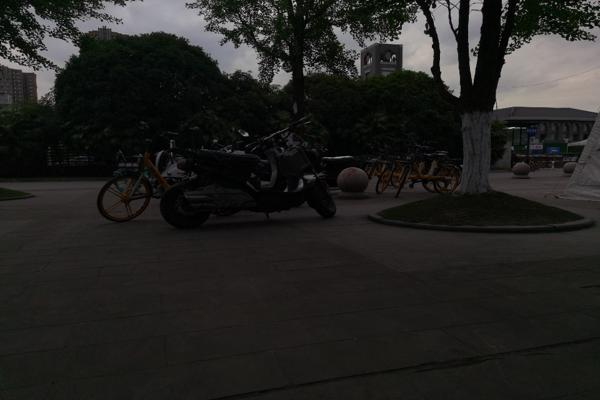
%> input picture 2065.jpg, 600 x 400 px
$ octave test_proposed.m   (GNU Octave 9; MATLAB toolbox functions it lacks are replaced by stand-ins)
%> lines starting %> are read from the running program, lines starting %| are printed output that depends on the picture
### out_improved5.m
function [L, R,N,eIm,C,G] = out_improved5(src, alpha, beta,ga,delta, K,gamma)
%% process three channel
c=size(src,3);
L=zeros(size(src));
R=zeros(size(src));
N=zeros(size(src));
C=zeros(size(src));
G=zeros(size(src));
src=im2double(src);
for i=1:c
%     [L(:,:,i), R(:,:,i),N(:,:,i)] = noise_algorithm(src(:,:,i), alpha, beta,ga,delta, K);
    [L(:,:,i), R(:,:,i),N(:,:,i),C(:,:,i),G(:,:,i)] = new_noise_algorithm(src(:,:,i), alpha, beta,ga,delta, K);
end
eIm=(R).*L.^(1/gamma);
% [7 lines of commented-out code are left out]
end

### new_noise_algorithm.m
function [L, R, N,Contour0,DS_S] = new_noise_algorithm(src, alpha, beta, chi, delta, K)
S = double(src);
[Contour0, ~] = salience(src);
C_Idx = (Contour0 > 0.1 * max(Contour0(:)));

N_row = 3; sigma = 1;
gausFilter = fspecial('gaussian', [N_row, N_row], sigma);
center = imfilter(S, gausFilter, 'symmetric');

N_row = 7; sigma = 3;
gausFilter = fspecial('gaussian', [N_row, N_row], sigma);
surround = imfilter(S, gausFilter, 'symmetric');

edge = center - 0.7 * surround;
edge(abs(edge) < 0.01 * max(abs(edge(:)))) = 0;

Contour = edge .* C_Idx;        % C
DS_S    = edge - Contour;       % G
% [4 lines of commented-out code are left out]

blur1 = imgaussfilt(S, 1);
blur2 = imgaussfilt(S, 8);
blur2(blur2 < 1e-6) = 1e-6;

L = blur2;
R = 0.75 * (blur1 ./ blur2);
N = zeros(size(S));

Sh = S - medfilt2(S, [3 3], 'symmetric');
eps0 = 1e-6;

for iter = 1:K

    DR = imgaussfilt(R,1) - imgaussfilt(R,3);
    DL = imgaussfilt(L,1) - imgaussfilt(L,3);
    DN = imgaussfilt(N,1) - imgaussfilt(N,3);

    R = ( ...
        L .* (S - L .* N) ...
        + alpha * DL .* Contour ...
        + beta  * (L .* DR) .* DS_S ...
        ) ./ ( ...
        L.^2 ...
        + alpha * DL.^2 ...
        + beta  * (L .* DR).^2 ...
        + eps0 );

    R = max(R, 1e-4);
% [9 lines of commented-out code are left out]

    L = ( ...
        (R + N) .* S ...
        + beta * (DR .* R) .* DS_S ...
        + chi  * (DN + N .* DL) .* (DL .* N) ...
        ) ./ ( ...
        (R + N).^2 ...
        + beta * (DR .* R).^2 ...
        + chi  * (DN + N .* DL).^2 ...
        + eps0 );


    L(L < 1e-3) = 1e-3;

    N = ( ...
        L .* (S - L .* R) ...
        + chi * (DN .* L + DL) .* (DL .* N) ...
        + delta * Sh ...
        ) ./ ( ...
        L.^2 ...
        + chi * (DN .* L + DL).^2 ...
        + delta ...
        + eps0 );

end
     L = imgaussfilt(L, 2);   % sigma=2 或 3


### salience.m
function [R_NCRF, resp] = salience(rgb)
    InputImage = imresize(rgb, 1);

    if max(InputImage(:)) > 1
        InputImage = double(InputImage);
        InputImage = InputImage ./ max(InputImage(:));
    end

    LgnSigma = 1.1;
    OpponentImage = SingleOpponent(InputImage, LgnSigma);
    [h, w, s] = size(OpponentImage);
    type = 'DOG';
    sigma_y = [4];
    WR = 6;
    AR = [1 * WR];
    ndir = 12;

    for i = 1:s
        originimg = reshape(OpponentImage(:, :, i), [h, w]);
        maxs = Boundarynon(originimg, sigma_y, WR, AR, type);
        maxs = maxs ./ max(maxs(:));
        outm(:, :, :, :, i) = maxs(:, :, :, :);
    end

    [R_NCRF, Ori] = Process_V1SS(outm, ndir);
    resp = colnon(R_NCRF, Ori, ndir, 1);
end

### SingleOpponent.m
function SOImage = SingleOpponent(InputImage, LgnSigma)
    InputImage = imfilter(InputImage, gaus2D(LgnSigma), 'conv', 'replicate');
    InputImage = sqrt(InputImage);

    if size(InputImage, 3) == 3
        [Bcon, Bcoff, OPL, OUT] = Retina_no_temporal(mean(InputImage(:, :, 1:3), 3), 7, 0.57);
        R = InputImage(:, :, 1);
        G = InputImage(:, :, 2);
        B = InputImage(:, :, 3);
        Y = (R + G) / 2;
        SOImage(:, :, 1) = R - G;
        SOImage(:, :, 2) = B - Y;
        SOImage(:, :, 3) = (mean(InputImage(:, :, 1:3), 3));
        SOImage(:, :, 4) = OUT;
        SOImage(:, :, 5) = B - 0.7 * Y;
        SOImage(:, :, 6) = sqrt(LocalStd(rgb2gray(InputImage), 1));
    else
        [Bcon, Bcoff, OPL, OUT] = Retina_no_temporal(InputImage, 7, 0.57);
        SOImage(:, :, 1) = InputImage;
        SOImage(:, :, 2) = sqrt(LocalStd(InputImage));
        SOImage(:, :, 3) = OUT;
    end

end

### test_proposed.m
clear all
close all
clc
warning off
addpath D:\work\matlab_code\Brain-like-Retinex-main\
addpath D:\work\matlab_code\image-enhancement-about-Retinex-master\
addpath D:\work\matlab_code\LIME-master\
addpath D:\work\matlab_code\Low-light-image-enhancement-master\
addpath D:\work\matlab_code\MSRetinex\
addpath D:\work\matlab_code\Retinex-Based-Multiphase-Algorithm-for-Low-Light-Image-Enhancement-main\
addpath D:\work\matlab_code\STAR-TIP2020-master\
addpath D:\work\matlab_code\Function\
addpath D:\work\matlab_code\Brain-like-Retinex-main\image\
addpath D:\work\matlab_code\benchmark\
addpath D:\work\matlab_code\benchmark\VIFutils\
addpath D:\work\matlab_code\benchmark\VIFutils\matlabPyrTools-master\
addpath D:\work\matlab_code\benchmark\VIFutils\matlabPyrTools-master\TUTORIALS\
addpath D:\work\matlab_code\benchmark\VIFutils\matlabPyrTools-master\MEX\
addpath D:\work\matlab_code\WVM\
addpath D:\work\matlab_code\BIMEF-master\
addpath D:\work\dataset\MEF\
addpath D:\work\dataset\LIME\
addpath D:\work\dataset\ExDark\
addpath D:\work\dataset\NPE\
addpath D:\work\dataset\LOLdataset\our485\low\
addpath D:\work\dataset\LOLdataset\eval15\low\
addpath D:\work\dataset\LSRW\Huawei\low\
addpath D:\work\dataset\LSRW\Nikon\low\
addpath D:\work\matlab_code\LR3M-Method-master\code\
addpath D:\work\matlab_code\LR3M-Method-master\code\lowRank\
%%
img_or=imread('2065.jpg');
%> img_or is the input picture: size 400x600x3 uint8; mean R, G, B 36.2, 35.7, 33.6
% img_or=imresize(img_or,[321,481]);
% img=imnoise(img_or,'salt & pepper',0.1);
% img=imnoise(img_or,'gaussian',0,0.01);
img=imnoise(img_or,'speckle',0.1);
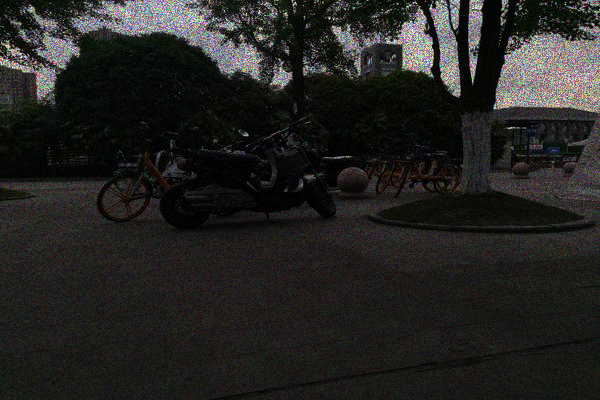
%> img: size 400x600x3 uint8; mean R, G, B 36.1, 35.7, 33.6
% img=img_or;
% img_hsv=rgb2hsv(img);
%%
img_name='2065';
% [5 lines of commented-out code are left out]
%% Brain-like-Retinex-main
K=15;            % maximum iterations
gamma=2.2;
%% Proposed
alpha = 0.05;
beta = 0.05;                                                                                                                                                                         ;
ga=3;
delta=5;
[L, R, N,out] = out_improved5(img, alpha, beta,ga,delta, K,gamma);
%> the loop in out_improved5, `for i=1:c` made 1 pass
%> pass 1, in new_noise_algorithm, `S = double(src);`:
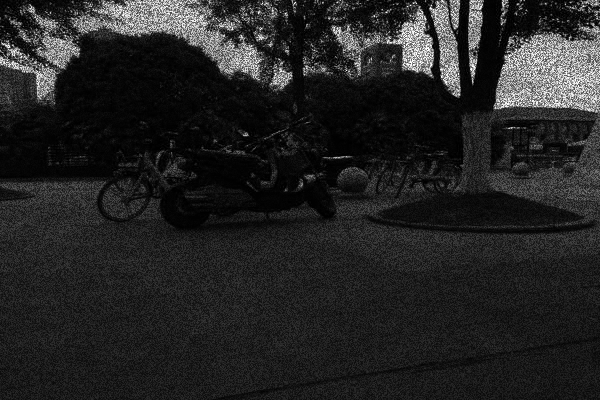
%> S: size 400x600 double; min 0, max 1, mean 0.142
%> the run ends on the next line
